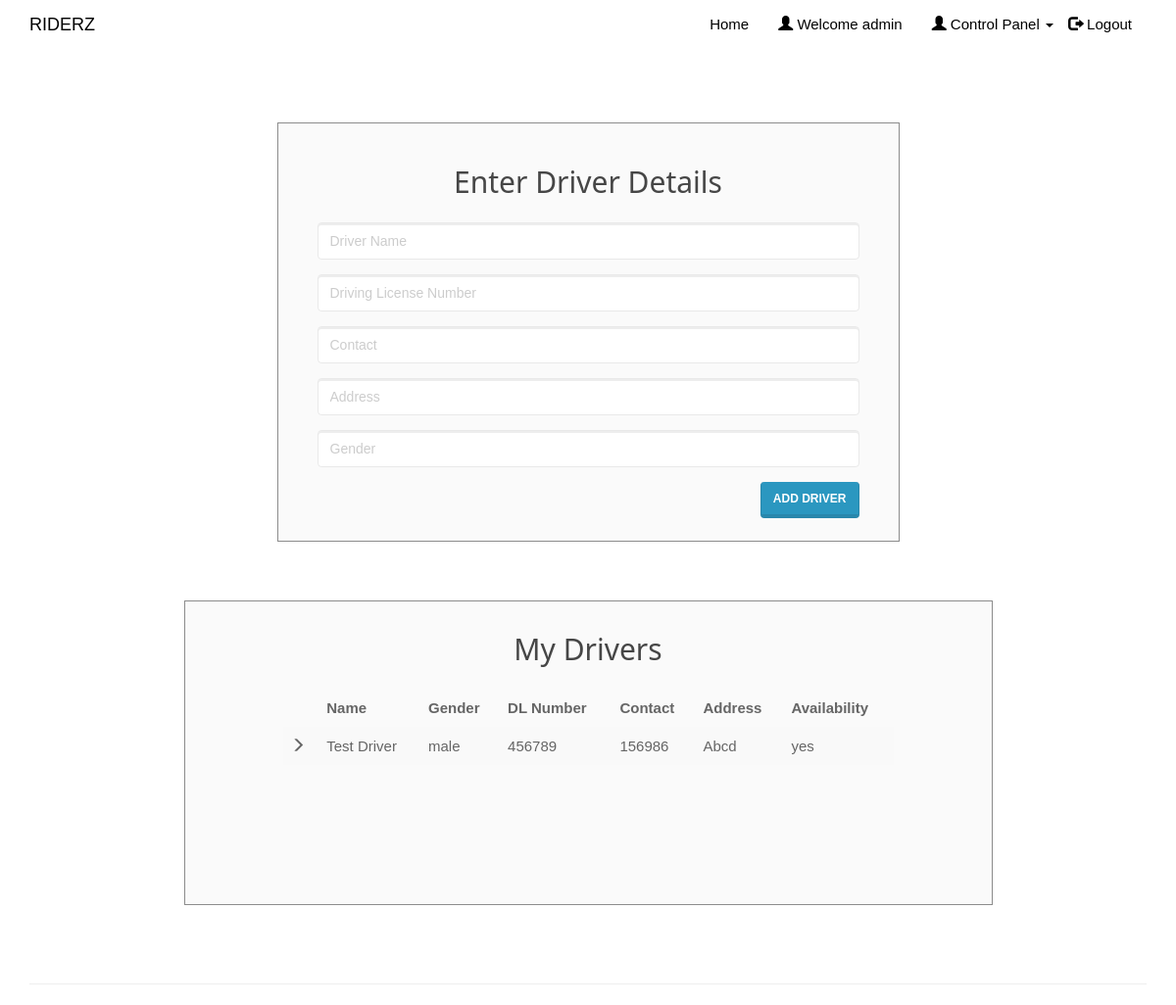
The app's page /enterdriver.php (signed in) with its own data.
### tables this page shows
CREATE TABLE `driver` (
  `driver_id` int(20) NOT NULL,
  `driver_name` varchar(50) NOT NULL,
  `dl_number` varchar(50) NOT NULL,
  `driver_phone` varchar(15) NOT NULL,
  `driver_address` varchar(50) NOT NULL,
  `driver_gender` varchar(10) NOT NULL,
  `admin_username` varchar(50) NOT NULL,
  `driver_availability` varchar(10) NOT NULL
);

### enterdriver.php (the view, shortened to what this page needs)
<!DOCTYPE html>
<html>
<?php
include('session_client.php'); ?>
<head>
<link rel="stylesheet" href="assets/bootstrap/css/bootstrap.min.css">
<link rel="stylesheet" href="assets/fonts/font-awesome.min.css">
    <link rel="stylesheet" href="assets/w3css/w3.css">
<link rel="stylesheet" type="text/css" href="assets/css/customerlogin.css">
<link rel="stylesheet" type="text/css" media="screen" href="assets/css/clientpage.css" />
</head>
<body>
 <nav class="navbar navbar-custom navbar-fixed-top" role="navigation" style="color: black">
        <div class="container">
            <div class="navbar-header">
                <a class="navbar-brand page-scroll" href="index.php">
                   RIDERZ </a>
            </div>
            <?php
                if(isset($_SESSION['login_client'])){
            ?>
            <div class="collapse navbar-collapse navbar-right navbar-main-collapse">
                <ul class="nav navbar-nav">
                    <li>
                        <a href="index.php">Home</a>
                    </li>
                    <li>
                        <a href="#"><span class="glyphicon glyphicon-user"></span> Welcome <?php echo $_SESSION['login_client']; ?></a>
                    </li>
                    <li>
                    <ul class="nav navbar-nav navbar-right">
            <li><a href="#" class="dropdown-toggle active" data-toggle="dropdown" role="button" aria-haspopup="true" aria-expanded="false"><span class="glyphicon glyphicon-user"></span> Control Panel <span class="caret"></span> </a>
            </li>
          </ul>
                    </li>
                    <li>
                        <a href="logout.php"><span class="glyphicon glyphicon-log-out"></span> Logout</a>
                    </li>
                </ul>
            </div>
            <?php
                }
                ?>
        </div>
    </nav>
    <div class="container" style="margin-top: 65px;" >
    <div class="col-md-7" style="float: none; margin: 0 auto;">
      <div class="form-area">
        <form role="form" action="enterdriver1.php" method="POST">
        <br style="clear: both">
          <h3 style="margin-bottom: 25px; text-align: center; font-size: 30px;"> Enter Driver Details </h3>
          <div class="form-group">
            <input type="text" class="form-control" id="driver_name" name="driver_name" placeholder="Driver Name " required autofocus="">
          </div>
          <div class="form-group">
            <input type="text" class="form-control" id="dl_number" name="dl_number" placeholder="Driving License Number" required>
          </div>
          <div class="form-group">
            <input type="text" class="form-control" id="driver_phone" name="driver_phone" placeholder="Contact" required>
          </div>
          <div class="form-group">
            <input type="text" class="form-control" id="driver_address" name="driver_address" placeholder="Address" required>
          </div>
          <div class="form-group">
            <input type="text" class="form-control" id="driver_gender" name="driver_gender" placeholder="Gender" required>
          </div>
           <button type="submit" id="submit" name="submit" class="btn btn-primary pull-right"> Add Driver</button>
        </form>
      </div>
    </div>
    <div class="col-md-9" style="float: none; margin: 0 auto;">
    <div class="form-area" style="padding: 0px 100px 100px 100px;">
        <form action="" method="POST">
        <br style="clear: both">
          <h3 style="margin-bottom: 25px; text-align: center; font-size: 30px;"> My Drivers </h3>
<?php
$user_check=$_SESSION['login_client'];
$sql = "SELECT * FROM driver d WHERE d.admin_username='$user_check' ORDER BY driver_name";
$result = mysqli_query($conn, $sql);
if (mysqli_num_rows($result) > 0) {
  ?>
  <table class="table table-striped">
    <thead class="thead-dark">
      <tr>
        <th>     </th>
        <th> Name</th>
        <th> Gender </th>
        <th> DL Number </th>
        <th> Contact </th>
        <th> Address </th>
        <th> Availability </th>
      </tr>
    </thead>
    <?PHP
      while($row = mysqli_fetch_assoc($result)){
    ?>
  <tbody>
    <tr>
      <td> <span class="glyphicon glyphicon-menu-right"></span> </td>
      <td><?php echo $row["driver_name"]; ?></td>
      <td><?php echo $row["driver_gender"]; ?></td>
      <td><?php echo $row["dl_number"]; ?></td>
      <td><?php echo $row["driver_phone"]; ?></td>
      <td><?php echo $row["driver_address"]; ?></td>
      <td><?php echo $row["driver_availability"]; ?></td>
    </tr>
  </tbody>
  <?php } ?>
  </table>
    <br>
  <?php } else { ?>
  <h4><center>0 Drivers available</center> </h4>
  <?php } ?>
        </form>
</div>
        </div>
    </div>
</body>
<footer class="site-footer">
        <div class="container">
            <hr>
        </div>
    </footer>
</html>

### assets/w3css/w3.css (style rules this page uses)
*,*:before,*:after { box-sizing:inherit }
html { -ms-text-size-adjust:100%;-webkit-text-size-adjust:100% }
body { margin:0 }
article,aside,details,figcaption,figure,footer,header,main,menu,nav,section,summary { display:block }
a { background-color:transparent;-webkit-text-decoration-skip:objects }
hr { box-sizing:content-box;height:0;overflow:visible }
button,input,select,textarea { font:inherit;margin:0 }
button,input { overflow:visible }
button,select { text-transform:none }
button,html [type=button],[type=reset],[type=submit] { -webkit-appearance:button }
html,body { font-family:Verdana,sans-serif;font-size:15px;line-height:1.5 }
html { overflow-x:hidden }
h3 { font-size:24px }
h1,h2,h3,h4,h5,h6 { font-family:"Segoe UI",Arial,sans-serif;font-weight:400;margin:10px 0 }
hr { border:0;border-top:1px solid #eee;margin:20px 0 }
a { color:inherit }

### assets/css/customerlogin.css (style rules this page uses)
body, html { height: 100%; }
body { padding-top: 50px; background: url("../../assets/img/"); background-size: 100%; }
footer { display: block; }

### assets/css/clientpage.css (style rules this page uses)
.form-area { background-color: #FAFAFA; padding: 10px 40px 60px; margin: 10px 0px 60px; border: 1px solid GREY; opacity: 0.9; }

### records on screen
driver: driver_name "Test Driver", driver_gender "male", dl_number "456789", driver_phone "156986", driver_address "Abcd", driver_availability "yes"

### other values on screen
$_SESSION['login_client'] "admin"
